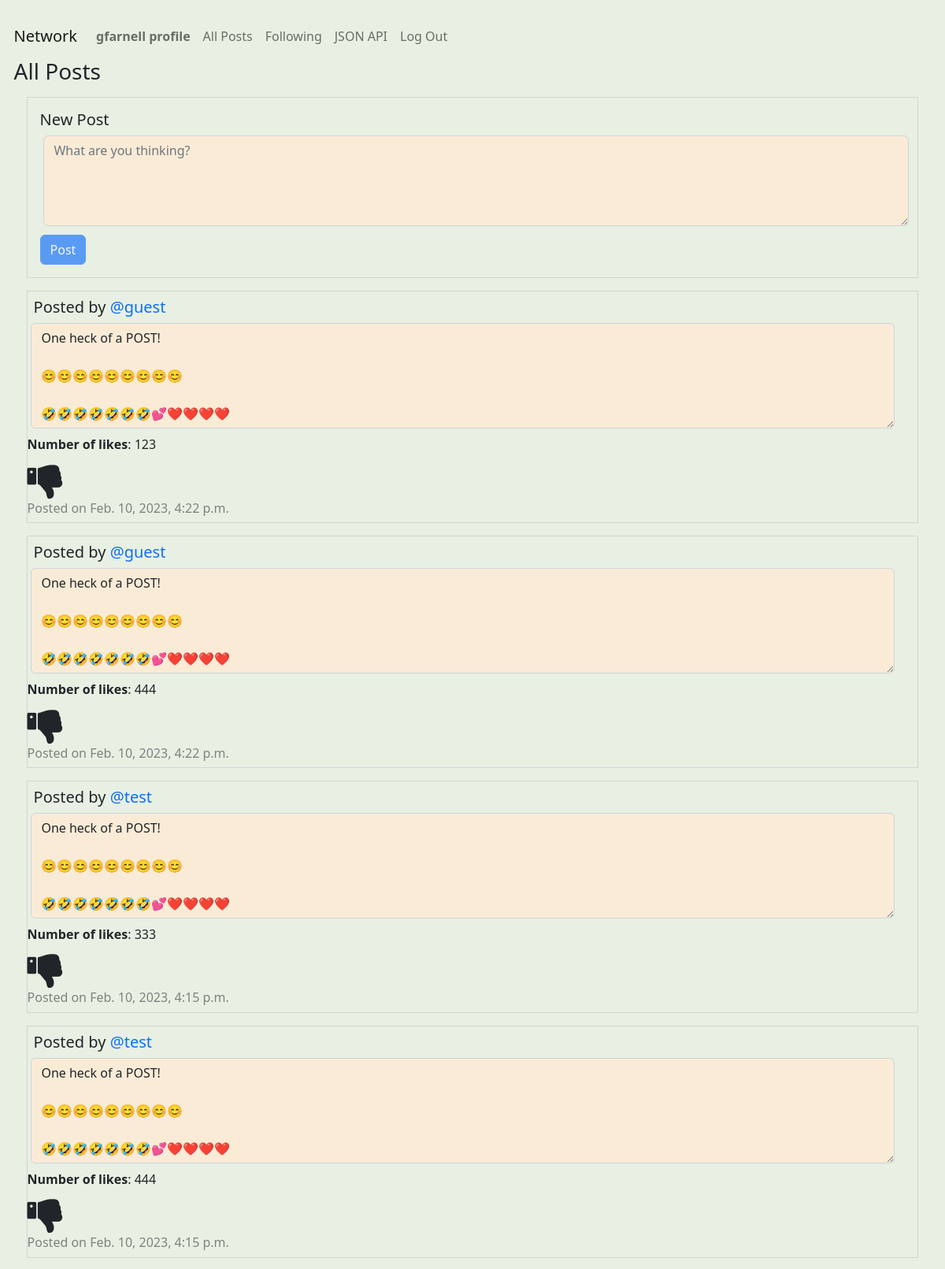
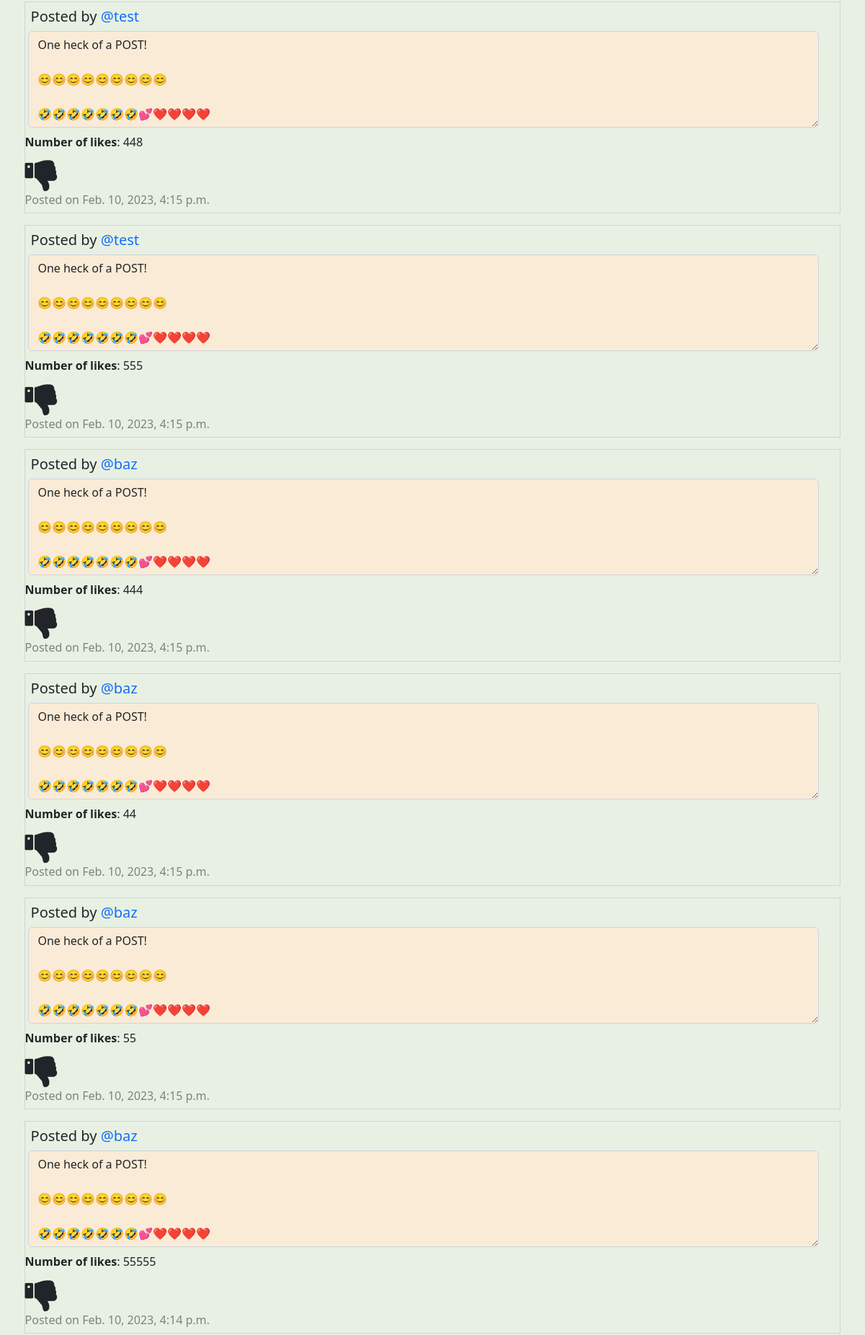
Screenshot of /allPosts (signed in, upper part) with the database file from the repository (2 pictures, top to bottom).
### network/models.py (models this page shows)
class User(AbstractUser):
    pass
    def __str__(self) -> str:
        return f"User Name: {self.username} - User ID: {self.id}"

class Posts(models.Model):
    creator = models.ForeignKey(
        User, on_delete=models.PROTECT, related_name="get_creator", blank=False)
    content = models.TextField(max_length=600)
    createdDate = models.DateTimeField(auto_now_add=True)
    likedUser = models.ManyToManyField(
        User, related_name="get_liked_users", blank=True)
    numberLikes = models.PositiveIntegerField(blank=True, default=0)

### network/views.py (the view)
# urls.py: path("allPosts", views.djangoAllPosts, name="djangoAllPosts"),
@login_required
def djangoAllPosts(request):
    print("In DjangoAllPosts")
    user = request.user
    userLoggedIn = request.user.username
    user_id = request.user.id
    userName = User.objects.get(id=user_id)
    print(userName)
    print(user)
    print(userLoggedIn)
    postings = Posts.objects.filter().order_by('-createdDate')
    postsPagination = postings
    paginator = Paginator(postsPagination, 10)
    page_number = request.GET.get('page', '1')
    page_obj = paginator.get_page(page_number)
    likeList = returnlikeList(request)
    return render(request, "network/allPosts.html", {"page_obj": page_obj, "postings": postings, "likeList": likeList})

### network/views.py (called while the page is built)
@login_required
def returnlikeList(request):
    user_id = request.user.id
    likedUser = Posts.objects.filter(likedUser=user_id)
    print(likedUser)
    likeList = []
    for like in likedUser:
        currentObject = User.objects.get(id=user_id)
        print(currentObject.id)
        print(like.id)
        likeList.append(like.id)
    return likeList

### network/templates/network/allPosts.html (shortened to what this page needs)
{% extends "network/layout.html" %}
{% load static %}
{% block body %}
<div id="post-view">
    <h3>All Posts</h3>
    <div id="posty">
        <form id="post-form" action="{% url 'saveDjangoNewPost' %}" method="post">
            <h5>New Post</h5>
            <textarea class="form-control" id="post-body" placeholder="What are you thinking?" name="postContent"
                onkeyup="disableNewPostButton()"></textarea>
            <input type="submit" id="post-button" class="btn btn-primary" value="Post" />
        </form>
    </div>
    {% for post in page_obj %}
    <div id="allPostings">
        <div class="post{{forloop.counter0}}">
            <h5 class="creator">Posted by <a
                    href="{% url 'getProfile' post.creator.username %}">{{post.creator.username}}</a></h5><textarea
                class="form-control content{{forloop.counter0}}" id="readonlyContent{{forloop.counter0}}" rows="5"
                readonly="true">{{post.content}}</textarea>
            <p id="numberLikes{{forloop.counter0}}" class="numberLikes{{forloop.counter0}}"><strong>Number of
                    likes</strong>:
                {{post.numberLikes}}</p>
            {% if post.id in likeList and post.creator.username != user.username %}
            <i class="fa fa-thumbs-up {{forloop.counter0}}" id="thumbsUp{{forloop.counter0}}" aria-hidden="true"
                onclick="likePost('{{post.id}}', '{{post.creator.username}}', '{{user.username}}')"></i>
            {% elif post.id not in likeList and post.creator.username != user.username %}
            <i class="fa fa-thumbs-down {{forloop.counter0}}" id="thumbsDown{{forloop.counter0}}" aria-hidden="true"
                onclick="likePost('{{post.id}}', '{{post.creator.username}}', '{{user.username}}')"></i>
            {% endif %}
            <p class="timestamp{{forloop.counter0}}">Posted on {{post.createdDate}}</p>
        </div>
    </div>
    {% endfor %}
</div>
{% endblock %}

### network/templates/network/layout.html (shortened to what this page needs)
{% load static %}
<!DOCTYPE html>
<html lang="en" style="background-color: #e8f0e3;">
<head>
    <link href="https://cdn.jsdelivr.net/npm/bootstrap@5.2.3/dist/css/bootstrap.min.css" rel="stylesheet">
    <link rel="stylesheet" href="https://cdnjs.cloudflare.com/ajax/libs/font-awesome/4.7.0/css/font-awesome.min.css">
    <link href="{% static 'network/styles.css' %}" rel="stylesheet">
</head>
<body>
    <nav class="navbar navbar-expand-lg navbar-light bg-light" id="nav-bar">
        <a class="navbar-brand" href="{% url 'index' %}">Network</a>
        <div>
            <ul class="navbar-nav mr-auto">
                {% if user.is_authenticated %}
                <li class="nav-item">
                    <a class="nav-link" id="djangoProfile" href="{% url 'getProfile' user.username %}"><strong>{{ user.username }} profile</strong></a>
                </li>
                <li class="nav-item">
                    <a class="nav-link" id="djangoAllPosts" href="{% url 'djangoAllPosts' %}">All Posts</a>
                </li>
                {% endif %}
                {% if user.is_authenticated %}
                <li class="nav-item">
                    <a class="nav-link" id="djangoFollowing" href="{% url 'getFollowing' %}">Following</a>
                </li>
                <li class="nav-item">
                    <a class="nav-link" id="jsonbuttons" href="{% url 'viewJSON' %}">JSON API</a>
                </li>
                <li class="nav-item">
                    <a class="nav-link" href="{% url 'logout' %}">Log Out</a>
                </li>
                {% endif %}
            </ul>
        </div>
    </nav>
    <div class="body">
        {% block body %}
        {% endblock %}
    </div>
</body>
</html>

### network/static/network/styles.css (style rules this page uses)
body { margin: 1.1em; background-color: #e8f0e3; }
a { text-decoration: none; }
#posty { margin: 1em; border-style: solid; border-width: thin; border-color: lightgray; background-color: #e8f0e3; }
#post-view { background-color: #e8f0e3; }
.form-control { margin: 0.3em; }
#nav-bar { background-color: #e8f0e3 !important; }
p { margin-bottom: 0.4rem; }
.creator { margin: 0.4em; }
.fa { font-size: 50px; cursor: pointer; user-select: none; }
[class*="post"] { margin: 1em; border-style: solid; border-width: thin; border-color: lightgray; }
[class*="timestamp"] { color: grey; }
[id*="readonlyContent"] { margin-bottom: 0.5em; background-color: antiquewhite; width: 97%; }
#post-form { margin: 1em; }
#post-button { margin-top: 0.4em; }
#post-body { height: 115px; background-color: antiquewhite; }

### rows the page displays
User: username "gfarnell"
Posts: creator.username "@guest", content "One heck of a POST! 😊😊😊😊😊😊😊😊😊 🤣🤣🤣🤣🤣🤣🤣💕❤️❤️❤️❤️", numberLikes "123", createdDate "Feb. 10, 2023, 4:22 p.m."
Posts: creator.username "@guest", content "One heck of a POST! 😊😊😊😊😊😊😊😊😊 🤣🤣🤣🤣🤣🤣🤣💕❤️❤️❤️❤️", numberLikes "444", createdDate "Feb. 10, 2023, 4:22 p.m."
Posts: creator.username "@test", content "One heck of a POST! 😊😊😊😊😊😊😊😊😊 🤣🤣🤣🤣🤣🤣🤣💕❤️❤️❤️❤️", numberLikes "333", createdDate "Feb. 10, 2023, 4:15 p.m."
Posts: creator.username "@test", content "One heck of a POST! 😊😊😊😊😊😊😊😊😊 🤣🤣🤣🤣🤣🤣🤣💕❤️❤️❤️❤️", numberLikes "444", createdDate "Feb. 10, 2023, 4:15 p.m."
Posts: creator.username "@test", content "One heck of a POST! 😊😊😊😊😊😊😊😊😊 🤣🤣🤣🤣🤣🤣🤣💕❤️❤️❤️❤️", numberLikes "448", createdDate "Feb. 10, 2023, 4:15 p.m."
Posts: creator.username "@test", content "One heck of a POST! 😊😊😊😊😊😊😊😊😊 🤣🤣🤣🤣🤣🤣🤣💕❤️❤️❤️❤️", numberLikes "555", createdDate "Feb. 10, 2023, 4:15 p.m."
Posts: creator.username "@baz", content "One heck of a POST! 😊😊😊😊😊😊😊😊😊 🤣🤣🤣🤣🤣🤣🤣💕❤️❤️❤️❤️", numberLikes "444", createdDate "Feb. 10, 2023, 4:15 p.m."
Posts: creator.username "@baz", content "One heck of a POST! 😊😊😊😊😊😊😊😊😊 🤣🤣🤣🤣🤣🤣🤣💕❤️❤️❤️❤️", numberLikes "44", createdDate "Feb. 10, 2023, 4:15 p.m."
Posts: creator.username "@baz", content "One heck of a POST! 😊😊😊😊😊😊😊😊😊 🤣🤣🤣🤣🤣🤣🤣💕❤️❤️❤️❤️", numberLikes "55", createdDate "Feb. 10, 2023, 4:15 p.m."
Posts: creator.username "@baz", content "One heck of a POST! 😊😊😊😊😊😊😊😊😊 🤣🤣🤣🤣🤣🤣🤣💕❤️❤️❤️❤️", numberLikes "55555", createdDate "Feb. 10, 2023, 4:14 p.m."
